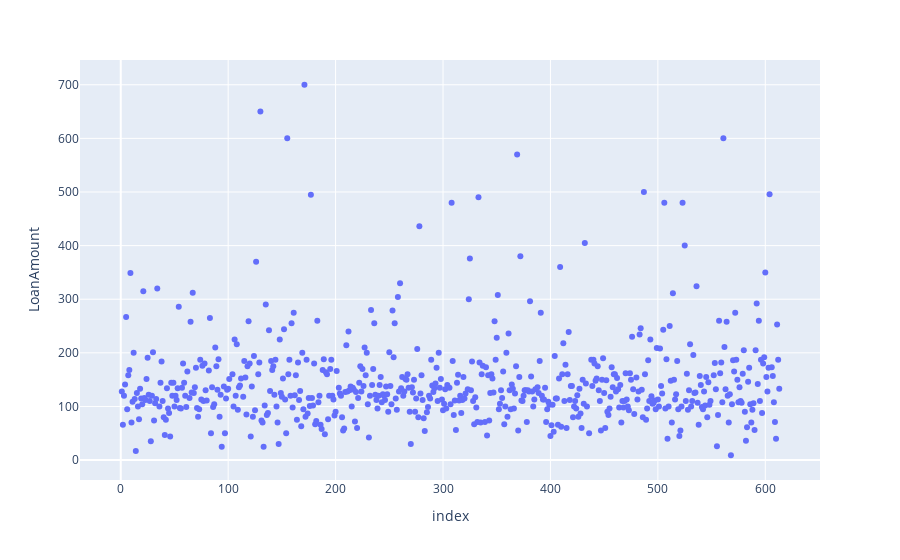

Write notebook code for a chart like this one.
### Code cell
px.scatter(data, y="LoanAmount")

### Figure 1 — Plotly figure (JSON) as saved in the notebook; plotly's stock layout.template omitted (floating-point values rounded to 4 significant figures; data arrays with more than 128 entries replaced by an {"elided": "..."} marker saying what was removed)
{"data": [{"hovertemplate": "index=%{x}<br>LoanAmount=%{y}<extra></extra>", "legendgroup": "", "marker": {"color": "#636efa", "symbol": "circle"}, "mode": "markers", "name": "", "orientation": "v", "showlegend": false, "type": "scatter", "x": {"elided": "614 int values"}, "xaxis": "x", "y": {"elided": "614 int values"}, "yaxis": "y"}], "layout": {"legend": {"tracegroupgap": 0}, "margin": {"t": 60}, "xaxis": {"anchor": "y", "domain": [0, 1], "title": {"text": "index"}}, "yaxis": {"anchor": "x", "domain": [0, 1], "title": {"text": "LoanAmount"}}}}
